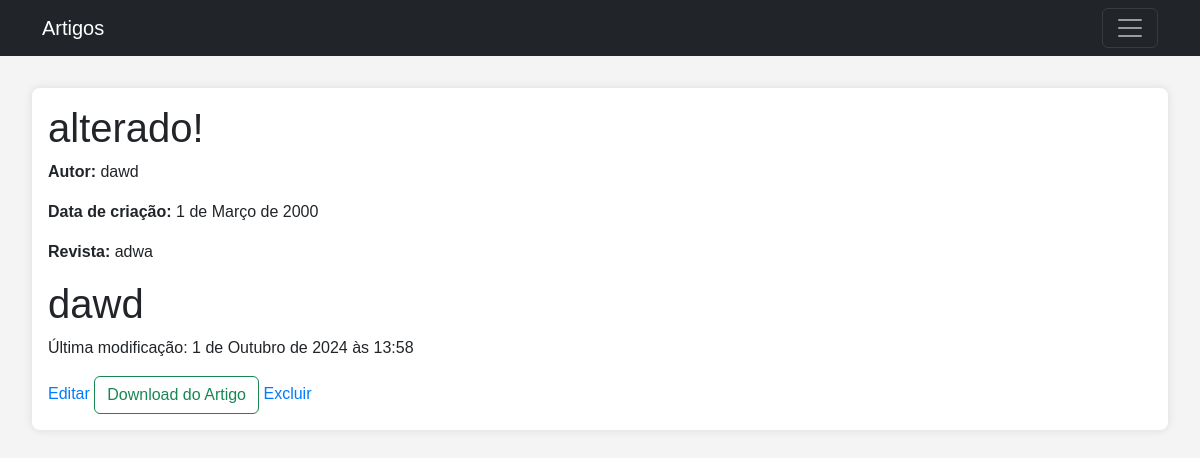
The page /artigo/detalhes/24/ on the database its author committed.
### artigo/models.py (models this page shows, shortened)
class Artigo(models.Model):
    titulo = models.CharField(max_length=255)
    autores = models.CharField(max_length=255)
    resumo = models.CharField(max_length=255)
    abstract = models.TextField()
    palavras_chave = models.TextField()
    data = models.DateField(blank=True, null=True)
    revista = models.CharField(max_length=255)
    arquivo = models.FileField(upload_to='arquivos/', null=True, blank=True)
    ultima_modificacao = models.DateTimeField(auto_now=True)

### artigo/views.py (the view)
# urls.py: path('detalhes/<int:artigo_id>/', views.detalhes_artigo, name='detalhes_artigo'),
def detalhes_artigo(request, artigo_id):
    artigo = get_object_or_404(Artigo, pk=artigo_id)
    return render(request, 'detalhes_artigo.html', {'artigo': artigo})

### artigo/templates/detalhes_artigo.html (shortened to what this page needs)
{% extends 'menu.html'%}
{%block content%}
<main>
    <section id="detalhes_artigo">
        <h1>{{ artigo.titulo }}</h1>
        <p><strong>Autor:</strong> {{ artigo.autores }}</p>
        <p><strong>Data de criação:</strong> {{ artigo.data }}</p>
        <p><strong>Revista:</strong> {{ artigo.revista }}</p>
        <h1>{{ artigo.resumo }}</h1>
        <p>Última modificação: {{ artigo.ultima_modificacao }}</p>
        <a href="{% url 'editar' artigo.id %}">Editar</a>
        <a href="{% url 'download_artigo' artigo.id %}" class="btn btn-outline-success">Download do Artigo</a>
        <a href="{% url 'excluir_artigo' artigo.id %}" onclick="return confirm('Você tem certeza que deseja excluir este arquivo?');">Excluir</a>
    </section>
</main>
{% endblock %}

### artigo/templates/detalhes_artigo.html (style rules this page uses)
body { font-family: Arial, sans-serif; background-color: #f4f4f4; margin: 0; padding: 0; }
main { padding: 2rem; }
section { background-color: #fff; border-radius: 8px; box-shadow: 0 0 10px rgba(0, 0, 0, 0.1); margin-bottom: 2rem; padding: 1rem; }
h1, h2 { margin-top: 0; }
a { color: #007bff; text-decoration: none; }

### rows shown on the page
Artigo: titulo "alterado!", autores "dawd", data "1 de Março de 2000", revista "adwa", resumo "dawd", ultima_modificacao "1 de Outubro de 2024 às 13:58"
